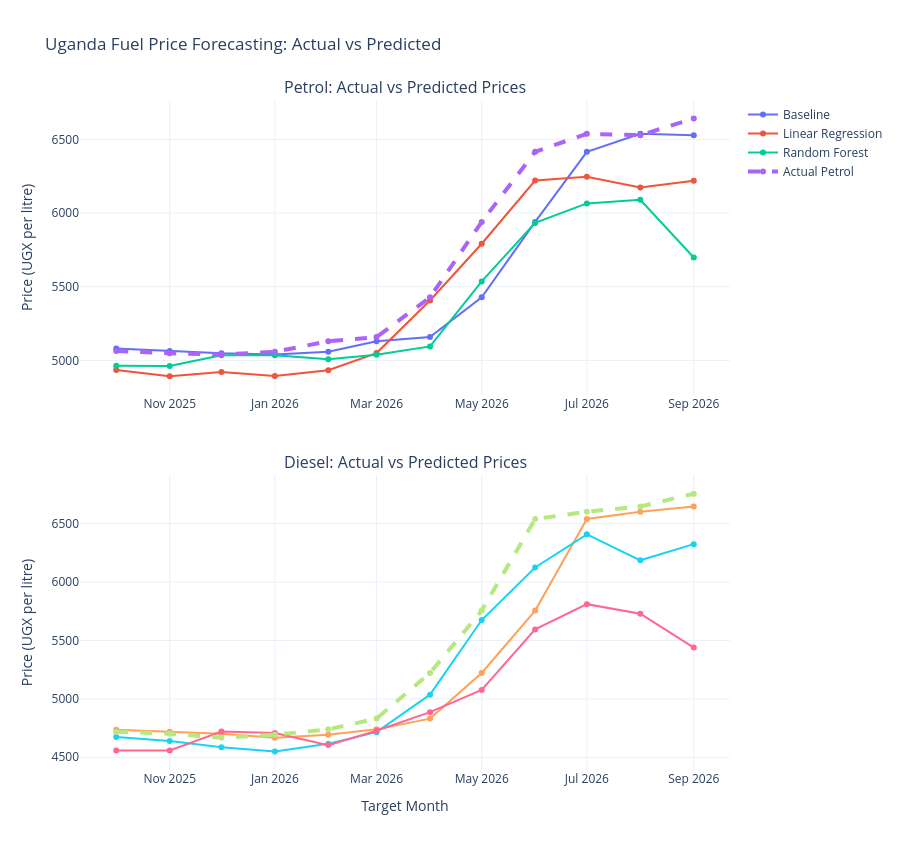

Write notebook code for a chart like this one.
### Code cell
from plotly.subplots import make_subplots
import plotly.graph_objects as go

fig = make_subplots(
    rows=2,
    cols=1,
    subplot_titles=(
        "Petrol: Actual vs Predicted Prices",
        "Diesel: Actual vs Predicted Prices"
    ),
    vertical_spacing=0.12
)

models = [
    ("Baseline_Prediction", "Baseline"),
    ("Linear_Regression", "Linear Regression"),
    ("Random_Forest", "Random Forest")
]

# Petrol predictions
for column, label in models:
    fig.add_trace(
        go.Scatter(
            x=petrol_results["Target_Month"],
            y=petrol_results[column],
            mode="lines+markers",
            name=label
        ),
        row=1, col=1
    )

fig.add_trace(
    go.Scatter(
        x=petrol_results["Target_Month"],
        y=petrol_results["Actual_Price"],
        mode="lines+markers",
        name="Actual Petrol",
        line=dict(width=4, dash="dash")
    ),
    row=1, col=1
)

# Diesel predictions
for column, label in models:
    fig.add_trace(
        go.Scatter(
            x=diesel_results["Target_Month"],
            y=diesel_results[column],
            mode="lines+markers",
            name=label,
            showlegend=False
        ),
        row=2, col=1
    )

fig.add_trace(
    go.Scatter(
        x=diesel_results["Target_Month"],
        y=diesel_results["Actual_Price"],
        mode="lines+markers",
        name="Actual Diesel",
        showlegend=False,
        line=dict(width=4, dash="dash")
    ),
    row=2, col=1
)

fig.update_layout(
    title="Uganda Fuel Price Forecasting: Actual vs Predicted",
    height=850,
    template="plotly_white",
    hovermode="x unified"
)

fig.update_yaxes(
    title_text="Price (UGX per litre)",
    row=1, col=1
)

fig.update_yaxes(
    title_text="Price (UGX per litre)",
    row=2, col=1
)

fig.update_xaxes(
    title_text="Target Month",
    row=2, col=1
)

fig.show()

### Figure 1 — Plotly figure (JSON) as saved in the notebook; plotly's stock layout.template omitted (floating-point values rounded to 4 significant figures)
{"data": [{"mode": "lines+markers", "name": "Baseline", "type": "scatter", "x": ["2025-10-01T00:00:00.000000", "2025-11-01T00:00:00.000000", "2025-12-01T00:00:00.000000", "2026-01-01T00:00:00.000000", "2026-02-01T00:00:00.000000", "2026-03-01T00:00:00.000000", "2026-04-01T00:00:00.000000", "2026-05-01T00:00:00.000000", "2026-06-01T00:00:00.000000", "2026-07-01T00:00:00.000000", "2026-08-01T00:00:00.000000", "2026-09-01T00:00:00.000000"], "xaxis": "x", "y": [5080.0, 5064.0, 5048.0, 5040.0, 5058.0, 5130.0, 5158.0, 5428.0, 5940.0, 6416.0, 6538.0, 6529.0], "yaxis": "y"}, {"mode": "lines+markers", "name": "Linear Regression", "type": "scatter", "x": ["2025-10-01T00:00:00.000000", "2025-11-01T00:00:00.000000", "2025-12-01T00:00:00.000000", "2026-01-01T00:00:00.000000", "2026-02-01T00:00:00.000000", "2026-03-01T00:00:00.000000", "2026-04-01T00:00:00.000000", "2026-05-01T00:00:00.000000", "2026-06-01T00:00:00.000000", "2026-07-01T00:00:00.000000", "2026-08-01T00:00:00.000000", "2026-09-01T00:00:00.000000"], "xaxis": "x", "y": [4935.0, 4892.0, 4921.0, 4894.0, 4933.0, 5050.0, 5407.0, 5792.0, 6221.0, 6247.0, 6174.0, 6220.0], "yaxis": "y"}, {"mode": "lines+markers", "name": "Random Forest", "type": "scatter", "x": ["2025-10-01T00:00:00.000000", "2025-11-01T00:00:00.000000", "2025-12-01T00:00:00.000000", "2026-01-01T00:00:00.000000", "2026-02-01T00:00:00.000000", "2026-03-01T00:00:00.000000", "2026-04-01T00:00:00.000000", "2026-05-01T00:00:00.000000", "2026-06-01T00:00:00.000000", "2026-07-01T00:00:00.000000", "2026-08-01T00:00:00.000000", "2026-09-01T00:00:00.000000"], "xaxis": "x", "y": [4964.0, 4963.0, 5035.0, 5035.0, 5008.0, 5039.0, 5095.0, 5536.0, 5933.0, 6066.0, 6090.0, 5699.0], "yaxis": "y"}, {"line": {"dash": "dash", "width": 4}, "mode": "lines+markers", "name": "Actual Petrol", "type": "scatter", "x": ["2025-10-01T00:00:00.000000", "2025-11-01T00:00:00.000000", "2025-12-01T00:00:00.000000", "2026-01-01T00:00:00.000000", "2026-02-01T00:00:00.000000", "2026-03-01T00:00:00.000000", "2026-04-01T00:00:00.000000", "2026-05-01T00:00:00.000000", "2026-06-01T00:00:00.000000", "2026-07-01T00:00:00.000000", "2026-08-01T00:00:00.000000", "2026-09-01T00:00:00.000000"], "xaxis": "x", "y": [5064.0, 5048.0, 5040.0, 5058.0, 5130.0, 5158.0, 5428.0, 5940.0, 6416.0, 6538.0, 6529.0, 6642.0], "yaxis": "y"}, {"mode": "lines+markers", "name": "Baseline", "showlegend": false, "type": "scatter", "x": ["2025-10-01T00:00:00.000000", "2025-11-01T00:00:00.000000", "2025-12-01T00:00:00.000000", "2026-01-01T00:00:00.000000", "2026-02-01T00:00:00.000000", "2026-03-01T00:00:00.000000", "2026-04-01T00:00:00.000000", "2026-05-01T00:00:00.000000", "2026-06-01T00:00:00.000000", "2026-07-01T00:00:00.000000", "2026-08-01T00:00:00.000000", "2026-09-01T00:00:00.000000"], "xaxis": "x2", "y": [4736.0, 4719.0, 4702.0, 4668.0, 4693.0, 4739.0, 4831.0, 5222.0, 5756.0, 6540.0, 6603.0, 6647.0], "yaxis": "y2"}, {"mode": "lines+markers", "name": "Linear Regression", "showlegend": false, "type": "scatter", "x": ["2025-10-01T00:00:00.000000", "2025-11-01T00:00:00.000000", "2025-12-01T00:00:00.000000", "2026-01-01T00:00:00.000000", "2026-02-01T00:00:00.000000", "2026-03-01T00:00:00.000000", "2026-04-01T00:00:00.000000", "2026-05-01T00:00:00.000000", "2026-06-01T00:00:00.000000", "2026-07-01T00:00:00.000000", "2026-08-01T00:00:00.000000", "2026-09-01T00:00:00.000000"], "xaxis": "x2", "y": [4674.0, 4640.0, 4587.0, 4549.0, 4615.0, 4715.0, 5036.0, 5675.0, 6125.0, 6409.0, 6186.0, 6325.0], "yaxis": "y2"}, {"mode": "lines+markers", "name": "Random Forest", "showlegend": false, "type": "scatter", "x": ["2025-10-01T00:00:00.000000", "2025-11-01T00:00:00.000000", "2025-12-01T00:00:00.000000", "2026-01-01T00:00:00.000000", "2026-02-01T00:00:00.000000", "2026-03-01T00:00:00.000000", "2026-04-01T00:00:00.000000", "2026-05-01T00:00:00.000000", "2026-06-01T00:00:00.000000", "2026-07-01T00:00:00.000000", "2026-08-01T00:00:00.000000", "2026-09-01T00:00:00.000000"], "xaxis": "x2", "y": [4558.0, 4558.0, 4721.0, 4707.0, 4604.0, 4727.0, 4886.0, 5077.0, 5595.0, 5811.0, 5729.0, 5439.0], "yaxis": "y2"}, {"line": {"dash": "dash", "width": 4}, "mode": "lines+markers", "name": "Actual Diesel", "showlegend": false, "type": "scatter", "x": ["2025-10-01T00:00:00.000000", "2025-11-01T00:00:00.000000", "2025-12-01T00:00:00.000000", "2026-01-01T00:00:00.000000", "2026-02-01T00:00:00.000000", "2026-03-01T00:00:00.000000", "2026-04-01T00:00:00.000000", "2026-05-01T00:00:00.000000", "2026-06-01T00:00:00.000000", "2026-07-01T00:00:00.000000", "2026-08-01T00:00:00.000000", "2026-09-01T00:00:00.000000"], "xaxis": "x2", "y": [4719.0, 4702.0, 4668.0, 4693.0, 4739.0, 4831.0, 5222.0, 5756.0, 6540.0, 6603.0, 6647.0, 6757.0], "yaxis": "y2"}], "layout": {"annotations": [{"font": {"size": 16}, "showarrow": false, "text": "Petrol: Actual vs Predicted Prices", "x": 0.5, "xanchor": "center", "xref": "paper", "y": 1, "yanchor": "bottom", "yref": "paper"}, {"font": {"size": 16}, "showarrow": false, "text": "Diesel: Actual vs Predicted Prices", "x": 0.5, "xanchor": "center", "xref": "paper", "y": 0.44, "yanchor": "bottom", "yref": "paper"}], "height": 850, "hovermode": "x unified", "title": {"text": "Uganda Fuel Price Forecasting: Actual vs Predicted"}, "xaxis": {"anchor": "y", "domain": [0, 1]}, "xaxis2": {"anchor": "y2", "domain": [0, 1], "title": {"text": "Target Month"}}, "yaxis": {"anchor": "x", "domain": [0.56, 1], "title": {"text": "Price (UGX per litre)"}}, "yaxis2": {"anchor": "x2", "domain": [0, 0.44], "title": {"text": "Price (UGX per litre)"}}}}
